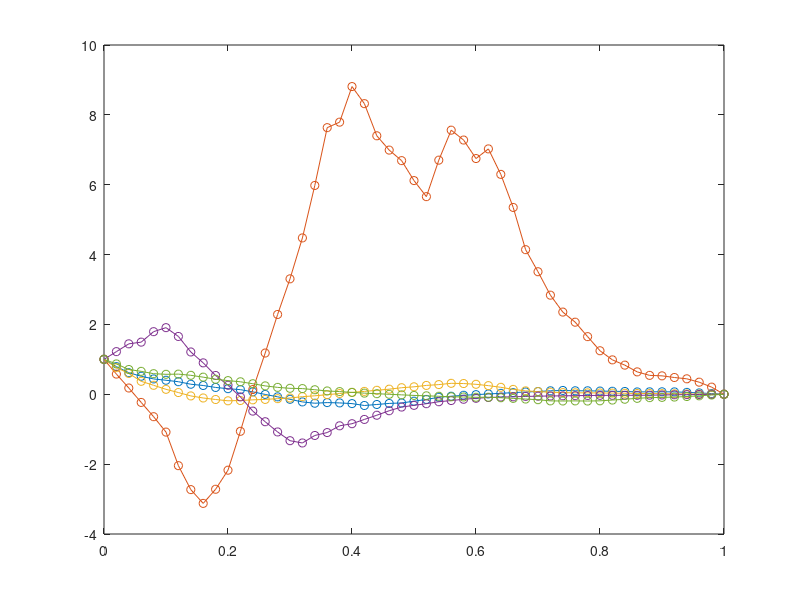

The MATLAB source for this figure:
clear;
clc;

N = 50;
dx = 1.0/(N);
x = [0:dx:1];
xmid = (x(1:length(x)-1) + x(2:end))/2.0;
%Define phi 
d = 100;
sigma = 1;
for sim=[1 2 3 4 5]
%Define random variable coeffs
xi = randn(d,1);

%Define g(x)
c0 = 1.0;
g = 0.0;
gmid = 0.0;
for i=1:d
   g = g + xi(i)*((sqrt(2)*sigma)./((i-0.5)*pi))*(sin(pi*x*(i-0.5)));
   gmid = gmid + xi(i)*((sqrt(2)*sigma)./((i-0.5)*pi))*(sin(pi*xmid*(i-0.5)));
end
c = c0*exp(g); %(x+1) %Test cases
cmid = c0*exp(gmid); %(xmid+1)
A = -2.0*diag(cmid(1:N-1)) + diag(c(2:N-1),-1) + diag(c(2:N-1),1);
b = zeros(N-1,1);
b(1,1) = -c(1);

u = A\b;
plot(x,[1;u;0],'-o');
hold on;
end